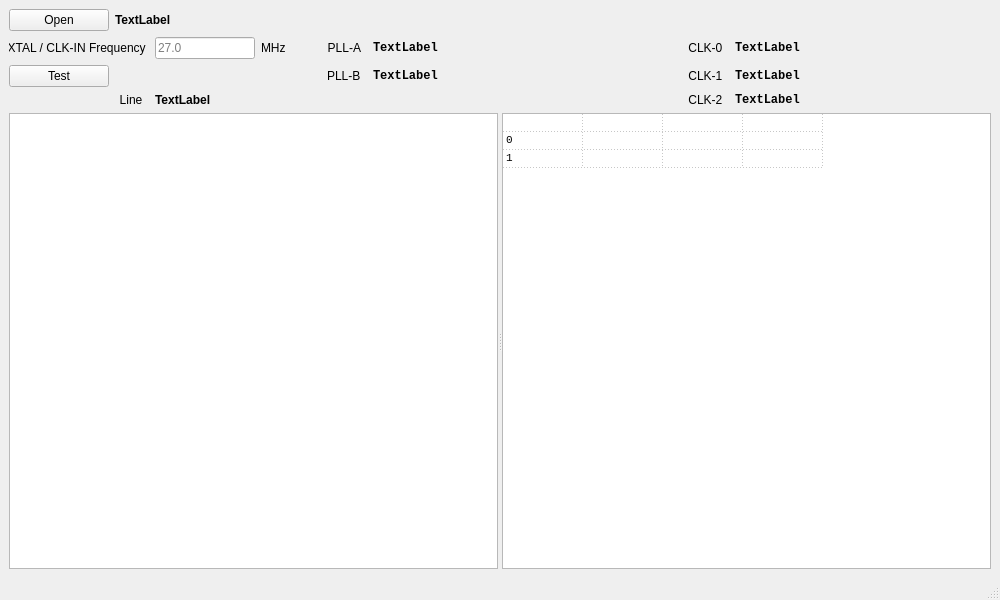
<?xml version="1.0" encoding="UTF-8"?>
<ui version="4.0">
 <class>MainWindow</class>
 <widget class="QMainWindow" name="MainWindow">
  <property name="geometry">
   <rect>
    <x>0</x>
    <y>0</y>
    <width>1000</width>
    <height>600</height>
   </rect>
  </property>
  <property name="minimumSize">
   <size>
    <width>1000</width>
    <height>600</height>
   </size>
  </property>
  <property name="windowTitle">
   <string>MainWindow</string>
  </property>
  <widget class="QWidget" name="centralwidget">
   <layout class="QVBoxLayout" name="verticalLayout">
    <item>
     <layout class="QHBoxLayout" name="horizontalLayout_2">
      <item>
       <widget class="QPushButton" name="FileOpenPushButton">
        <property name="maximumSize">
         <size>
          <width>100</width>
          <height>16777215</height>
         </size>
        </property>
        <property name="cursor">
         <cursorShape>OpenHandCursor</cursorShape>
        </property>
        <property name="text">
         <string>Open</string>
        </property>
       </widget>
      </item>
      <item>
       <widget class="QLabel" name="FilenameLabel">
        <property name="font">
         <font>
          <weight>75</weight>
          <bold>true</bold>
         </font>
        </property>
        <property name="text">
         <string>TextLabel</string>
        </property>
       </widget>
      </item>
     </layout>
    </item>
    <item>
     <layout class="QGridLayout" name="gridLayout_2">
      <item row="1" column="4">
       <widget class="QLabel" name="PLLBLabel">
        <property name="font">
         <font>
          <family>Consolas</family>
          <pointsize>9</pointsize>
          <weight>75</weight>
          <bold>true</bold>
         </font>
        </property>
        <property name="text">
         <string>TextLabel</string>
        </property>
       </widget>
      </item>
      <item row="0" column="5">
       <widget class="QLabel" name="label_7">
        <property name="minimumSize">
         <size>
          <width>50</width>
          <height>0</height>
         </size>
        </property>
        <property name="maximumSize">
         <size>
          <width>50</width>
          <height>16777215</height>
         </size>
        </property>
        <property name="text">
         <string>CLK-0  </string>
        </property>
        <property name="alignment">
         <set>Qt::AlignRight|Qt::AlignTrailing|Qt::AlignVCenter</set>
        </property>
       </widget>
      </item>
      <item row="0" column="4">
       <widget class="QLabel" name="PLLALabel">
        <property name="minimumSize">
         <size>
          <width>300</width>
          <height>0</height>
         </size>
        </property>
        <property name="maximumSize">
         <size>
          <width>300</width>
          <height>16777215</height>
         </size>
        </property>
        <property name="font">
         <font>
          <family>Consolas</family>
          <pointsize>9</pointsize>
          <weight>75</weight>
          <bold>true</bold>
         </font>
        </property>
        <property name="text">
         <string>TextLabel</string>
        </property>
       </widget>
      </item>
      <item row="1" column="5">
       <widget class="QLabel" name="label_18">
        <property name="minimumSize">
         <size>
          <width>0</width>
          <height>0</height>
         </size>
        </property>
        <property name="maximumSize">
         <size>
          <width>16777215</width>
          <height>16777215</height>
         </size>
        </property>
        <property name="text">
         <string>CLK-1  </string>
        </property>
        <property name="alignment">
         <set>Qt::AlignRight|Qt::AlignTrailing|Qt::AlignVCenter</set>
        </property>
       </widget>
      </item>
      <item row="0" column="3">
       <widget class="QLabel" name="label_13">
        <property name="minimumSize">
         <size>
          <width>50</width>
          <height>0</height>
         </size>
        </property>
        <property name="maximumSize">
         <size>
          <width>50</width>
          <height>16777215</height>
         </size>
        </property>
        <property name="text">
         <string>PLL-A  </string>
        </property>
        <property name="alignment">
         <set>Qt::AlignRight|Qt::AlignTrailing|Qt::AlignVCenter</set>
        </property>
       </widget>
      </item>
      <item row="0" column="6">
       <widget class="QLabel" name="Clock0Label">
        <property name="font">
         <font>
          <family>Consolas</family>
          <pointsize>9</pointsize>
          <weight>75</weight>
          <bold>true</bold>
         </font>
        </property>
        <property name="text">
         <string>TextLabel</string>
        </property>
       </widget>
      </item>
      <item row="0" column="0">
       <widget class="QLabel" name="label_5">
        <property name="minimumSize">
         <size>
          <width>140</width>
          <height>0</height>
         </size>
        </property>
        <property name="maximumSize">
         <size>
          <width>140</width>
          <height>16777215</height>
         </size>
        </property>
        <property name="text">
         <string>XTAL / CLK-IN Frequency </string>
        </property>
        <property name="alignment">
         <set>Qt::AlignRight|Qt::AlignTrailing|Qt::AlignVCenter</set>
        </property>
       </widget>
      </item>
      <item row="0" column="2">
       <widget class="QLabel" name="label_11">
        <property name="minimumSize">
         <size>
          <width>50</width>
          <height>0</height>
         </size>
        </property>
        <property name="maximumSize">
         <size>
          <width>50</width>
          <height>16777215</height>
         </size>
        </property>
        <property name="text">
         <string>MHz</string>
        </property>
       </widget>
      </item>
      <item row="1" column="3">
       <widget class="QLabel" name="label_15">
        <property name="text">
         <string>PLL-B  </string>
        </property>
        <property name="alignment">
         <set>Qt::AlignRight|Qt::AlignTrailing|Qt::AlignVCenter</set>
        </property>
       </widget>
      </item>
      <item row="2" column="0">
       <widget class="QLabel" name="label_19">
        <property name="text">
         <string>Line  </string>
        </property>
        <property name="alignment">
         <set>Qt::AlignRight|Qt::AlignTrailing|Qt::AlignVCenter</set>
        </property>
       </widget>
      </item>
      <item row="2" column="1">
       <widget class="QLabel" name="LineLabel">
        <property name="font">
         <font>
          <weight>75</weight>
          <bold>true</bold>
         </font>
        </property>
        <property name="text">
         <string>TextLabel</string>
        </property>
       </widget>
      </item>
      <item row="2" column="5">
       <widget class="QLabel" name="label_20">
        <property name="minimumSize">
         <size>
          <width>0</width>
          <height>0</height>
         </size>
        </property>
        <property name="maximumSize">
         <size>
          <width>16777215</width>
          <height>16777215</height>
         </size>
        </property>
        <property name="text">
         <string>CLK-2  </string>
        </property>
        <property name="alignment">
         <set>Qt::AlignRight|Qt::AlignTrailing|Qt::AlignVCenter</set>
        </property>
       </widget>
      </item>
      <item row="1" column="6">
       <widget class="QLabel" name="Clock1Label">
        <property name="font">
         <font>
          <family>Consolas</family>
          <pointsize>9</pointsize>
          <weight>75</weight>
          <bold>true</bold>
         </font>
        </property>
        <property name="text">
         <string>TextLabel</string>
        </property>
       </widget>
      </item>
      <item row="2" column="6">
       <widget class="QLabel" name="Clock2Label">
        <property name="font">
         <font>
          <family>Consolas</family>
          <pointsize>9</pointsize>
          <weight>75</weight>
          <bold>true</bold>
         </font>
        </property>
        <property name="text">
         <string>TextLabel</string>
        </property>
       </widget>
      </item>
      <item row="0" column="1">
       <widget class="QLineEdit" name="RefHzLineEdit">
        <property name="minimumSize">
         <size>
          <width>100</width>
          <height>0</height>
         </size>
        </property>
        <property name="maximumSize">
         <size>
          <width>100</width>
          <height>16777215</height>
         </size>
        </property>
        <property name="frame">
         <bool>true</bool>
        </property>
        <property name="placeholderText">
         <string>27.0</string>
        </property>
       </widget>
      </item>
      <item row="1" column="0">
       <widget class="QPushButton" name="testPushButton">
        <property name="minimumSize">
         <size>
          <width>100</width>
          <height>0</height>
         </size>
        </property>
        <property name="maximumSize">
         <size>
          <width>100</width>
          <height>16777215</height>
         </size>
        </property>
        <property name="text">
         <string>Test</string>
        </property>
       </widget>
      </item>
     </layout>
    </item>
    <item>
     <widget class="QSplitter" name="splitter">
      <property name="sizePolicy">
       <sizepolicy hsizetype="Expanding" vsizetype="Expanding">
        <horstretch>0</horstretch>
        <verstretch>0</verstretch>
       </sizepolicy>
      </property>
      <property name="minimumSize">
       <size>
        <width>0</width>
        <height>0</height>
       </size>
      </property>
      <property name="orientation">
       <enum>Qt::Horizontal</enum>
      </property>
      <property name="opaqueResize">
       <bool>true</bool>
      </property>
      <property name="childrenCollapsible">
       <bool>false</bool>
      </property>
      <widget class="QListView" name="FileListView">
       <property name="minimumSize">
        <size>
         <width>0</width>
         <height>0</height>
        </size>
       </property>
       <property name="font">
        <font>
         <family>Consolas</family>
         <pointsize>8</pointsize>
        </font>
       </property>
       <property name="cursor" stdset="0">
        <cursorShape>OpenHandCursor</cursorShape>
       </property>
       <property name="autoScroll">
        <bool>true</bool>
       </property>
       <property name="editTriggers">
        <set>QAbstractItemView::NoEditTriggers</set>
       </property>
       <property name="selectionBehavior">
        <enum>QAbstractItemView::SelectRows</enum>
       </property>
      </widget>
      <widget class="QTableWidget" name="RegisterTableWidget">
       <property name="enabled">
        <bool>true</bool>
       </property>
       <property name="minimumSize">
        <size>
         <width>0</width>
         <height>0</height>
        </size>
       </property>
       <property name="font">
        <font>
         <family>Consolas</family>
         <pointsize>8</pointsize>
        </font>
       </property>
       <property name="focusPolicy">
        <enum>Qt::NoFocus</enum>
       </property>
       <property name="autoFillBackground">
        <bool>false</bool>
       </property>
       <property name="autoScroll">
        <bool>false</bool>
       </property>
       <property name="editTriggers">
        <set>QAbstractItemView::NoEditTriggers</set>
       </property>
       <property name="showDropIndicator" stdset="0">
        <bool>false</bool>
       </property>
       <property name="alternatingRowColors">
        <bool>false</bool>
       </property>
       <property name="selectionMode">
        <enum>QAbstractItemView::MultiSelection</enum>
       </property>
       <property name="selectionBehavior">
        <enum>QAbstractItemView::SelectRows</enum>
       </property>
       <property name="textElideMode">
        <enum>Qt::ElideNone</enum>
       </property>
       <property name="gridStyle">
        <enum>Qt::DotLine</enum>
       </property>
       <property name="wordWrap">
        <bool>false</bool>
       </property>
       <property name="cornerButtonEnabled">
        <bool>false</bool>
       </property>
       <property name="rowCount">
        <number>3</number>
       </property>
       <attribute name="horizontalHeaderVisible">
        <bool>false</bool>
       </attribute>
       <attribute name="horizontalHeaderCascadingSectionResizes">
        <bool>false</bool>
       </attribute>
       <attribute name="horizontalHeaderMinimumSectionSize">
        <number>20</number>
       </attribute>
       <attribute name="horizontalHeaderDefaultSectionSize">
        <number>80</number>
       </attribute>
       <attribute name="horizontalHeaderHighlightSections">
        <bool>false</bool>
       </attribute>
       <attribute name="verticalHeaderVisible">
        <bool>false</bool>
       </attribute>
       <attribute name="verticalHeaderMinimumSectionSize">
        <number>17</number>
       </attribute>
       <attribute name="verticalHeaderDefaultSectionSize">
        <number>17</number>
       </attribute>
       <attribute name="verticalHeaderHighlightSections">
        <bool>true</bool>
       </attribute>
       <row>
        <property name="text">
         <string/>
        </property>
       </row>
       <row>
        <property name="text">
         <string>0</string>
        </property>
       </row>
       <row>
        <property name="text">
         <string>1</string>
        </property>
       </row>
       <column>
        <property name="text">
         <string>Reg</string>
        </property>
        <property name="font">
         <font>
          <weight>75</weight>
          <bold>true</bold>
         </font>
        </property>
        <property name="textAlignment">
         <set>AlignCenter</set>
        </property>
       </column>
       <column>
        <property name="text">
         <string>Reg Name</string>
        </property>
        <property name="font">
         <font>
          <weight>75</weight>
          <bold>true</bold>
         </font>
        </property>
        <property name="textAlignment">
         <set>AlignCenter</set>
        </property>
       </column>
       <column>
        <property name="text">
         <string>Value  </string>
        </property>
        <property name="font">
         <font>
          <weight>75</weight>
          <bold>true</bold>
         </font>
        </property>
        <property name="textAlignment">
         <set>AlignCenter</set>
        </property>
       </column>
       <column>
        <property name="text">
         <string>Settings</string>
        </property>
        <property name="font">
         <font>
          <weight>75</weight>
          <bold>true</bold>
         </font>
        </property>
        <property name="textAlignment">
         <set>AlignCenter</set>
        </property>
       </column>
       <item row="0" column="0">
        <property name="text">
         <string/>
        </property>
       </item>
       <item row="1" column="0">
        <property name="text">
         <string>0</string>
        </property>
       </item>
       <item row="2" column="0">
        <property name="text">
         <string>1</string>
        </property>
       </item>
      </widget>
     </widget>
    </item>
   </layout>
  </widget>
  <widget class="QMenuBar" name="menubar">
   <property name="geometry">
    <rect>
     <x>0</x>
     <y>0</y>
     <width>1000</width>
     <height>21</height>
    </rect>
   </property>
  </widget>
  <widget class="QStatusBar" name="statusbar"/>
 </widget>
 <resources/>
 <connections/>
</ui>
